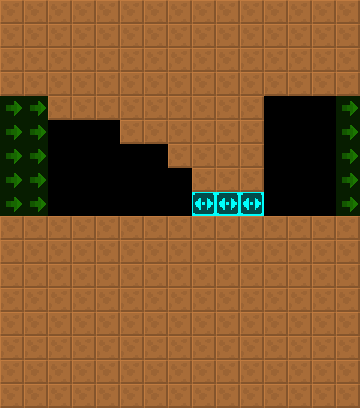

Tiled map render using the project's own tile images. Description and the map definition, with tile-layer contents summarised, below:
An orthogonal 15x17 tile map with 24x24 px tiles, 2 tile layers (col, lnk), 2 tilesets and 2 objects (2x RotatingBall).

<map version="1.4" tiledversion="1.4.2" orientation="orthogonal" renderorder="right-down" width="15" height="17" tilewidth="24" tileheight="24" infinite="0" nextlayerid="4" nextobjectid="8">
 <tileset firstgid="6" source="../../lnk.tsx" />
 <tileset firstgid="1" source="../../col.tsx" />
 <layer id="1" name="col" width="15" height="17">
  <data>[255 cells, 205 non-empty, 2 distinct tile ids]</data>
 </layer>
 <layer id="2" name="lnk" width="15" height="17" opacity="0.5">
  <data>[255 cells, 15 non-empty, 1 distinct tile ids]</data>
 </layer>
 <objectgroup id="3" name="markers" opacity="0.5">
  <object id="1" name="RotatingBall" type="RotatingBall" x="216" y="96" width="24" height="24">
   <properties>
    <property name="yr" value="0" />
    <property name="xr" value="0" />
    <property name="customId" value="3" />
   </properties>
  </object>
  <object id="2" name="RotatingBall" type="RotatingBall" x="216" y="288" width="24" height="24">
   <properties>
    <property name="yr" value="0" />
    <property name="xr" value="0" />
    <property name="customId" value="1" />
   </properties>
  </object>
 </objectgroup>
</map>
